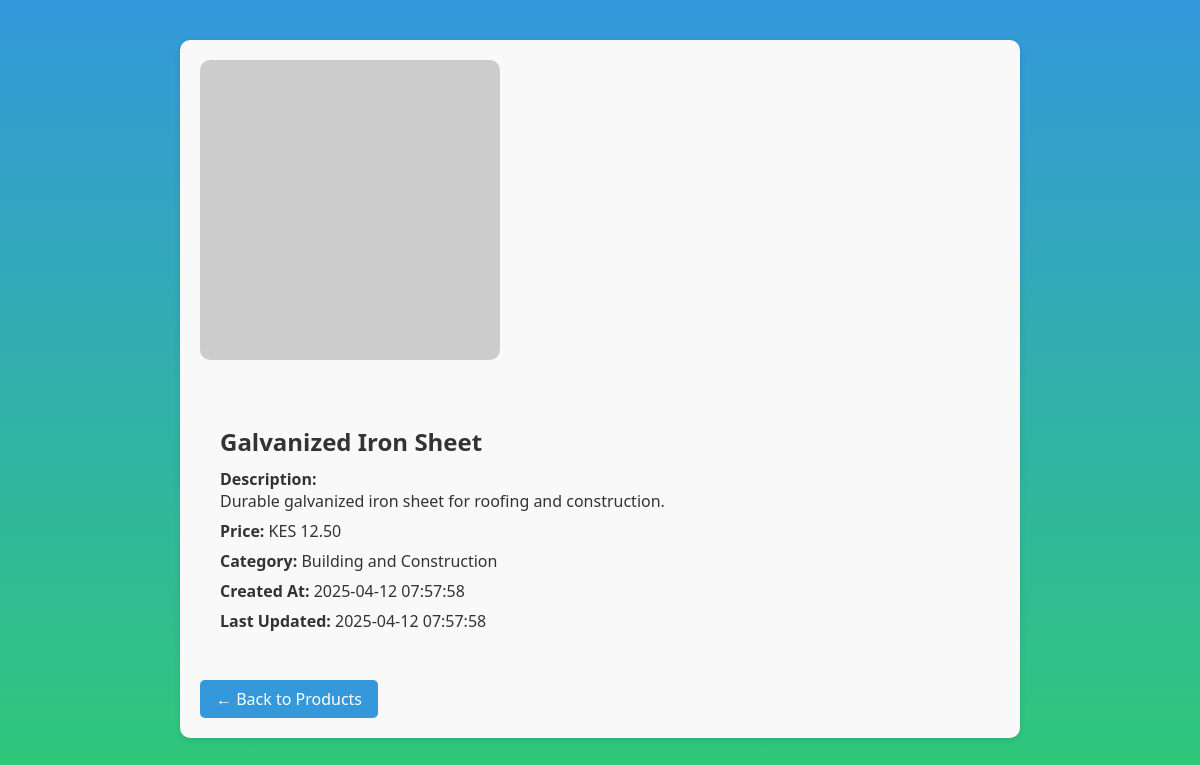
Screenshot of /admin/products/view.php?id=1 (signed in) with the database file from the repository.
### tables this page shows
CREATE TABLE `products` (
  `id` int(11) NOT NULL,
  `name` varchar(255) NOT NULL,
  `description` text DEFAULT NULL,
  `price` decimal(10,2) NOT NULL,
  `image_url` varchar(255) DEFAULT NULL,
  `created_at` timestamp NOT NULL DEFAULT current_timestamp(),
  `updated_at` timestamp NOT NULL DEFAULT current_timestamp() ON UPDATE current_timestamp(),
  `category_id` int(11) DEFAULT NULL
);

CREATE TABLE `categories` (
  `id` int(11) NOT NULL,
  `category_name` varchar(100) NOT NULL,
  `subcategory_name` varchar(100) NOT NULL
);

### admin/products/view.php (the view, shortened to what this page needs)
<?php
require_once '../../db.php';
$product_id = $_GET['id'];
$stmt = $conn->prepare("
    SELECT p.*, c.category_name, c.subcategory_name
    FROM products p
    LEFT JOIN categories c ON p.category_id = c.id
    WHERE p.id = ?
");
$stmt->execute([$product_id]);
$product = $stmt->fetch(PDO::FETCH_ASSOC);
?>
<!DOCTYPE html>
<html lang="en">
<head>
    <link rel="stylesheet" href="../../styles.css">
</head>
<body>
<div class="product-view">
    <img src="<?= htmlspecialchars($product['image_url']) ?>" alt="<?= htmlspecialchars($product['name']) ?>">
    <div class="product-details">
        <h2><?= htmlspecialchars($product['name']) ?></h2>
        <p><strong>Description:</strong><br><?= nl2br(htmlspecialchars($product['description'])) ?></p>
        <p><strong>Price:</strong> KES <?= number_format($product['price'], 2) ?></p>
        <p><strong>Category:</strong> <?= htmlspecialchars($product['category_name']) ?></p>
        <p><strong>Created At:</strong> <?= $product['created_at'] ?></p>
        <p><strong>Last Updated:</strong> <?= $product['updated_at'] ?></p>
    </div>
    <a href="index.php" class="back-btn">← Back to Products</a>
</div>
</body>
</html>

### styles.css (style rules this page uses)
body { margin: 0; font-family: 'Segoe UI', Tahoma, Geneva, Verdana, sans-serif; background: linear-gradient(to bottom, #3498db, #2ecc71); min-height: 100vh; color: #333; }
.product-details { padding: 20px; }

### admin/products/view.php (style rules this page uses)
.product-view { max-width: 800px; margin: 40px auto; padding: 20px; background: #f9f9f9; border-radius: 10px; box-shadow: 0 2px 6px rgba(0,0,0,0.1); }
.product-view img { max-width: 100%; height: auto; border-radius: 10px; margin-bottom: 20px; }
.product-details { font-size: 16px; }
.product-details h2 { margin-bottom: 10px; }
.product-details p { margin: 8px 0; }
.back-btn { display: inline-block; margin-top: 20px; padding: 8px 16px; background: #3498db; color: white; text-decoration: none; border-radius: 5px; }

### rows the page displays
products: name "Galvanized Iron Sheet", description "Durable galvanized iron sheet for roofing and construction.", price "12.50", category.category_name "Building and Construction", created_at "2025-04-12 07:57:58", updated_at "2025-04-12 07:57:58"
